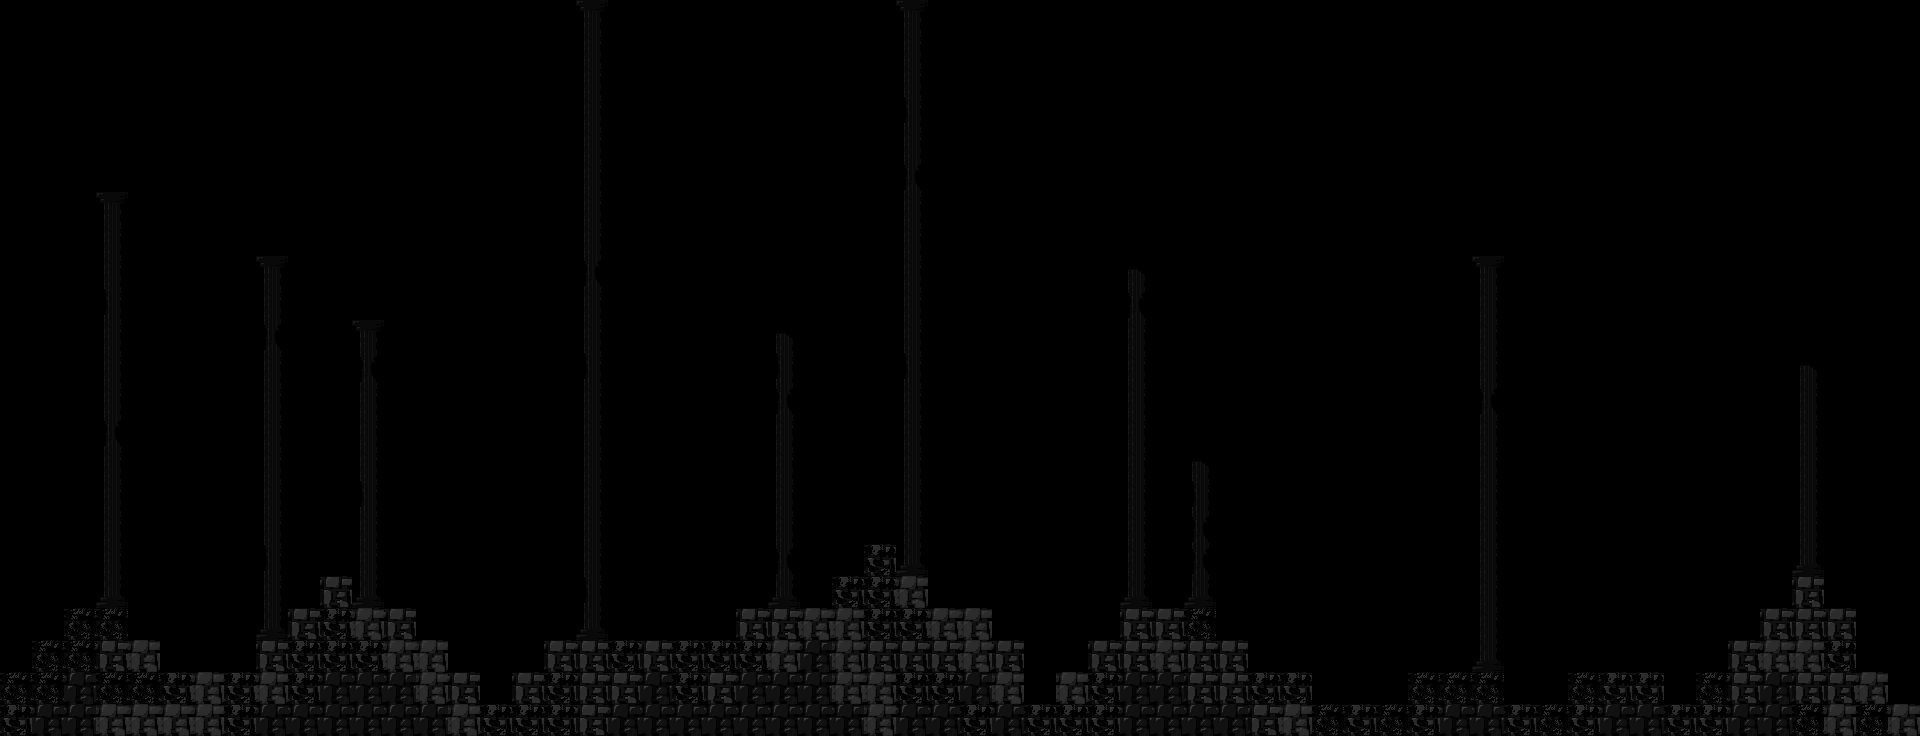

This game map was drawn from its Tiled (.tmx) file and the tilesets committed beside it. A one-line description and the trimmed map source follow:
An orthogonal 60x23 tile map with 32x32 px tiles, 1 tile layer (background).

<map version="1.0" orientation="orthogonal" renderorder="right-down" width="60" height="23" tilewidth="32" tileheight="32" backgroundcolor="#000000" nextobjectid="1">
 <tileset firstgid="1" name="gizmo_mid_background" tilewidth="32" tileheight="32">
  <image source="../../tileset/gizmo_mid_background.png" width="256" height="160" />
 </tileset>
 <layer name="background" width="60" height="23">
  <data>[1380 cells, 288 non-empty, 11 distinct tile ids]</data>
 </layer>
</map>
